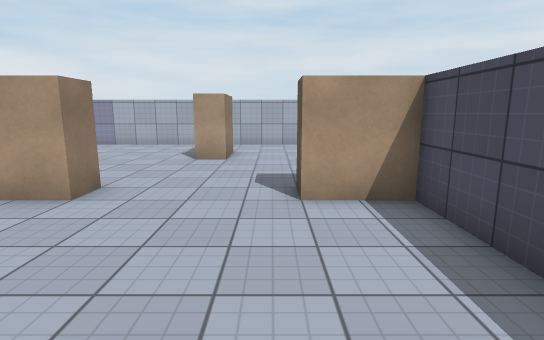
[1] (above)

17 first-person views from a walk through a Unity game level. The camera is 1.5 m above the floor, tilts 10° down and sees 80° across. The floor is counted in squares, 1 m on a side. Each view is taken from the middle of a square. On the plan, view 1 faces up. The plan holds only what a view shows up to about 15 squares ahead; the rest is blank. The place goes on beyond the plan. The player is left out. Some animated figures are not drawn. Some surface patterns are stand-ins.

[2]
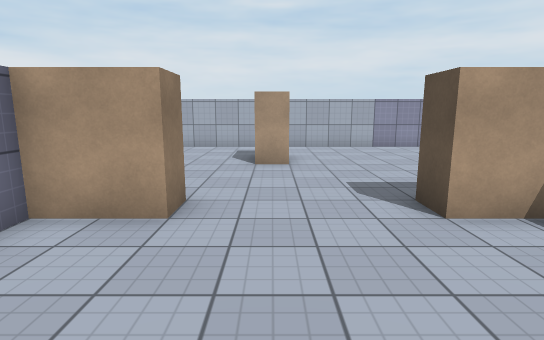

[3]
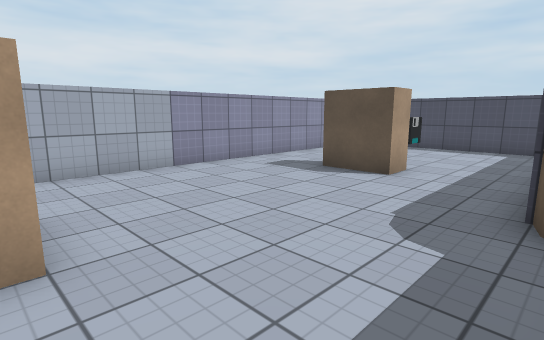

[4]
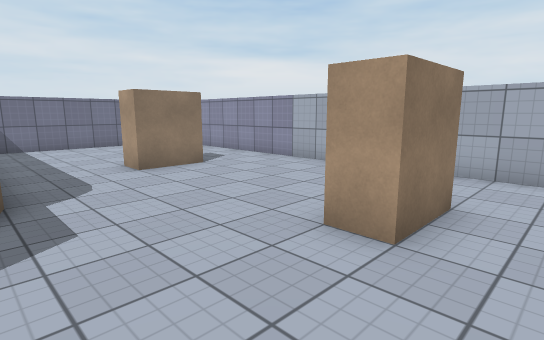

[5]
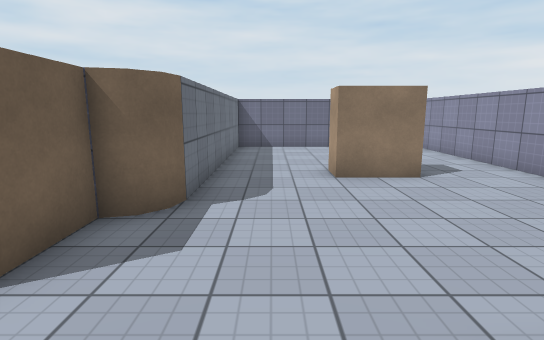

[6]
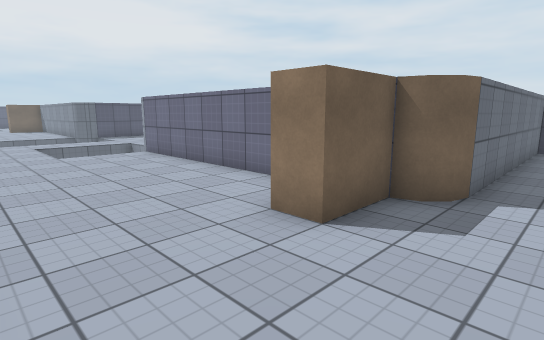

[7]
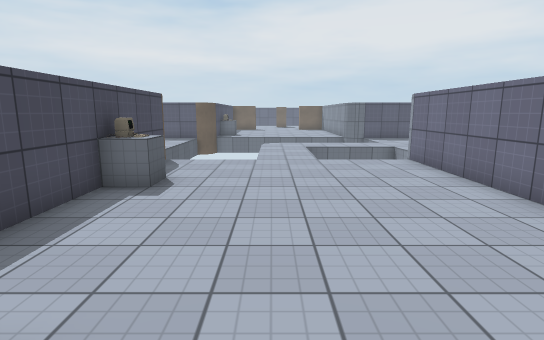

[8]
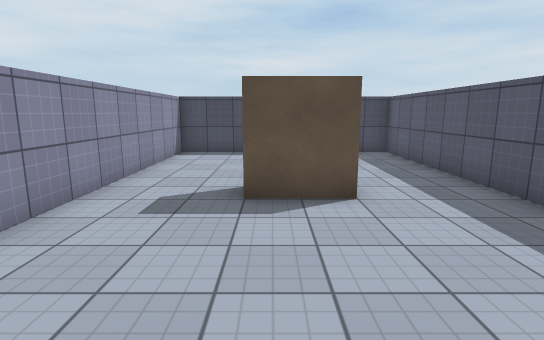

[9]
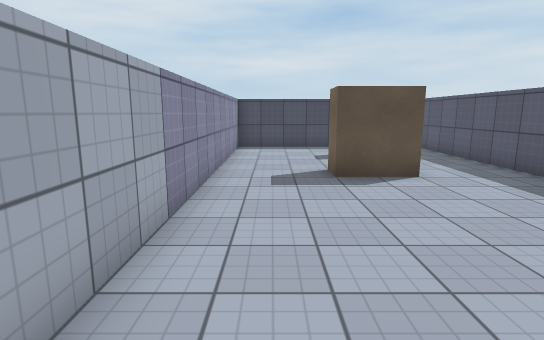

[10]
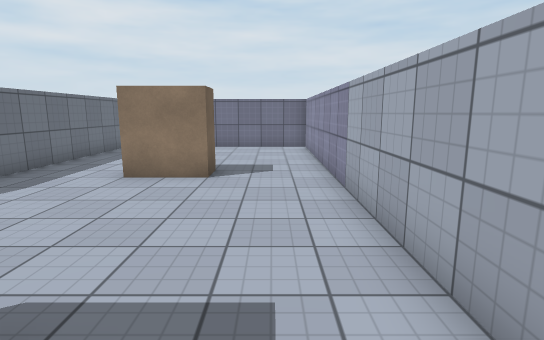

[11]
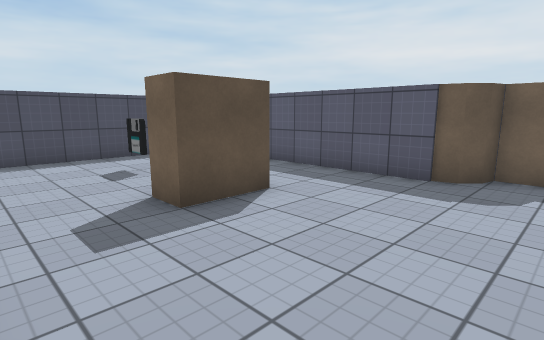

[12]
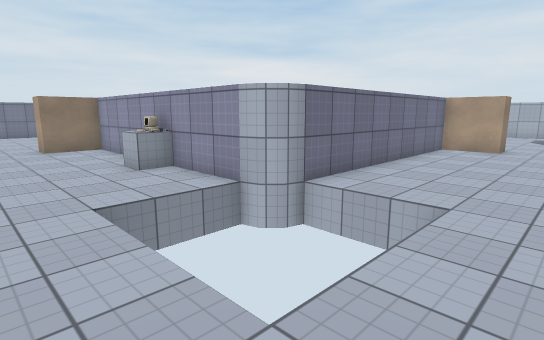

[13]
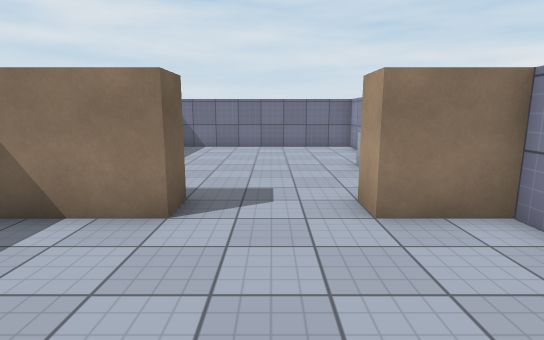

[14]
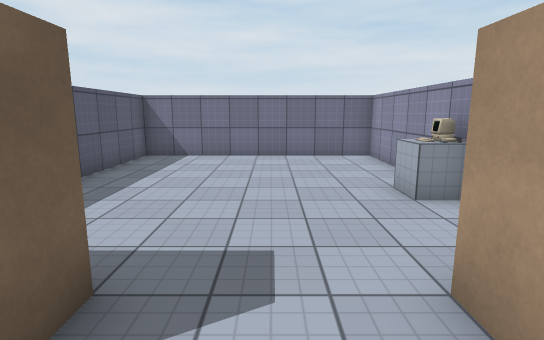

[15]
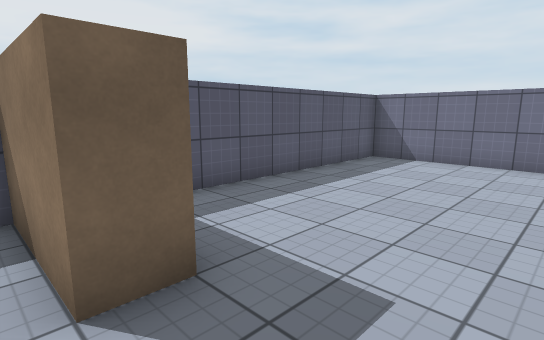

[16]
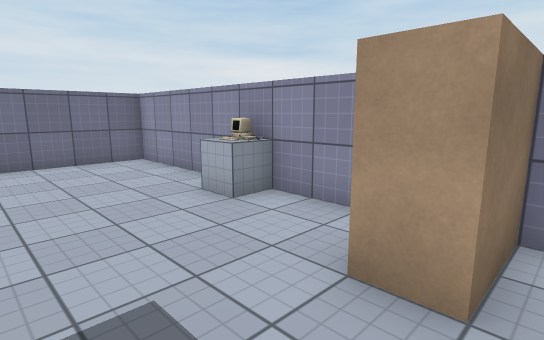

[17]
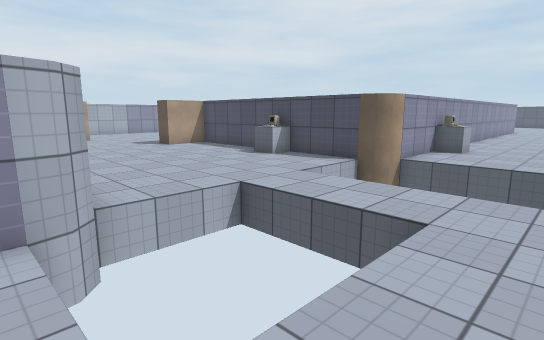

### Floor plan
Ten units are one square. View 1 is at (0, 0); x grows to the right and y downward. Boxes are objects, and circles mark ways between rooms. Rooms are numbered by the first view taken in them; rooms with no view inside come last. Other rooms are left out.
<svg viewBox="-260 -160 390 290">
<path fill="none" stroke="#000" d="M16 -65 25 -65 26 -70 32 -75 125 -75 125 -155 -155 -155 -155 -75 -65 -75 -60 -74 -56 -70 -55 -65 -35 -65 -35 -55 -55 -55 -55 35M-15 -126 -15 -105 -25 -105M29 -73 36 -75M-95 -125 -85 -125 -85 -105 -95 -105M66 -105 56 -105 56 -125 66 -125M90 -115 100 -115M100 -114 90 -114M25 39 25 -55 5 -55 5 -65M-64 45 -155 45 -155 65M-155 95 -155 125M-166 95 -155 95M-176 45 -255 45 -255 125 -182 125M-155 65 -165 65"/>
<rect x="15" y="-5" width="10" height="10" fill="#bbb"><title>computer</title></rect>
<rect x="-105" y="45" width="10" height="10" fill="#bbb"><title>computer</title></rect>
<rect x="-205" y="45" width="10" height="10" fill="#bbb"><title>computer</title></rect>
<circle cx="-20" cy="85" r="3" fill="#2a7"/>
<circle cx="-160" cy="80" r="3" fill="#2a7"/>
<text x="-20" y="-80">1</text>
<text x="-100" y="80">2</text>
<text x="-210" y="80">3</text>
</svg>
Room 1 opens to room 2. Room 2 opens to room 3.

Where each view was taken, in squares from view 1:
view 1: 0 up, 0 right, facing up
view 2: 1 up, 2 left, facing up
view 3: 7 up, 2 left, facing up-right
view 4: 7 up, 0 right, facing up-left
view 5: 9 up, 1 left, facing left
view 6: 9 up, 0 right, facing down-left
view 7: 7 up, 1 left, facing down
view 8: 12 up, 0 right, facing right
view 9: 14 up, 2 left, facing right
view 10: 14 up, 1 left, facing left
view 11: 15 up, 1 right, facing down-right
view 12: 9 down, 1 left, facing up-left
view 13: 8 down, 11 left, facing left
view 14: 8 down, 14 left, facing left
view 15: 7 down, 15 left, facing down-left
view 16: 9 down, 15 left, facing up-left
view 17: 9 down, 7 left, facing up-right
